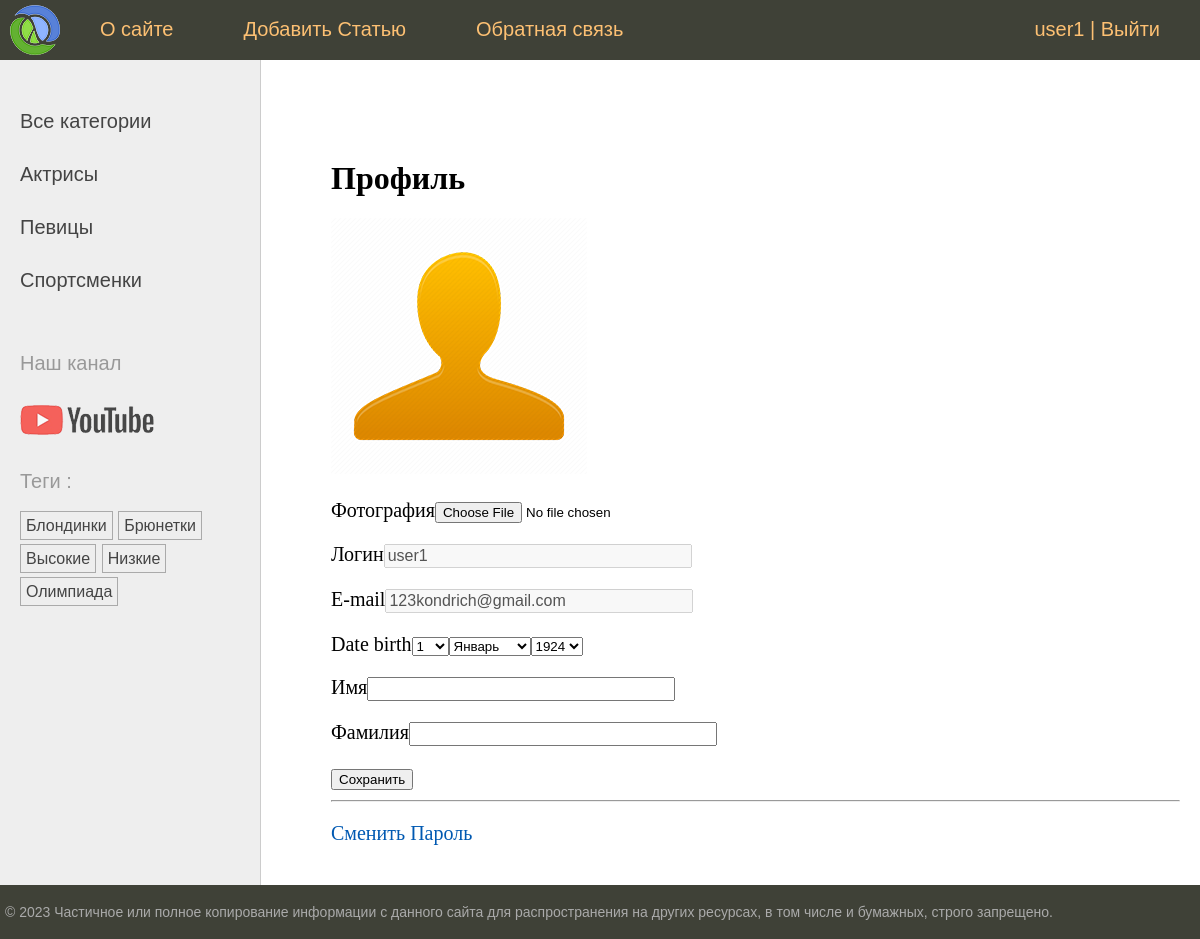
Before: /users/profile/ (signed in) with the older database file.
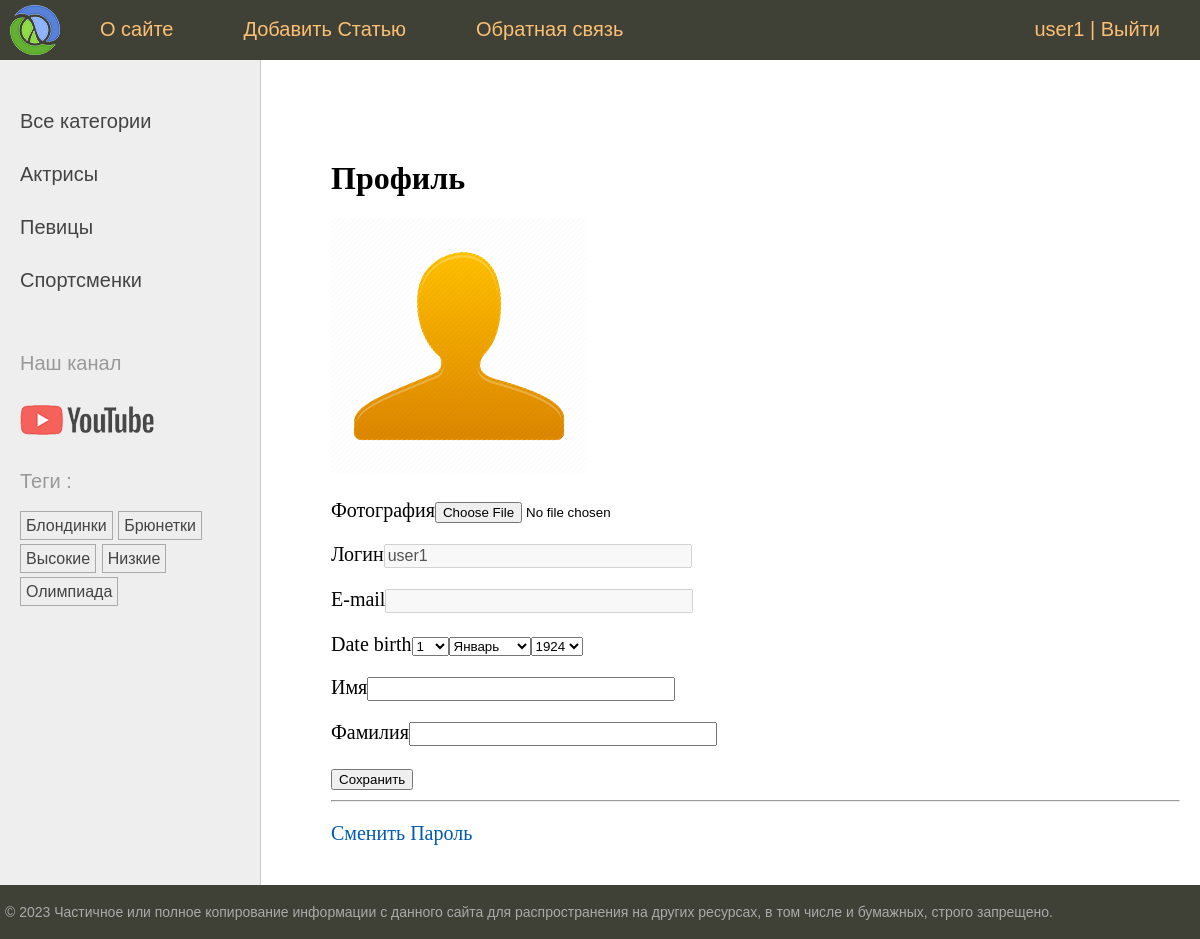
After: the same page with the newer database file.
### users/models.py (models this page shows)
class User(AbstractUser):
    photo = models.ImageField(
        upload_to="users/%Y/%m/%d", blank=True, null=True, verbose_name="Фотография"
    )
    date_birth = models.DateTimeField(
        blank=True, null=True, verbose_name="Дата Рождения"
    )

### users/views.py (the view, shortened to what this page needs)
# urls.py: path("profile/", views.ProfileUser.as_view(), name="profile"),
class ProfileUser(LoginRequiredMixin, UpdateView):
    model = get_user_model()
    form_class = ProfileUserForm
    template_name = "users/profile.html"
    extra_context = {
        "title": "Профиль Пользователя",
        "default_image": settings.DEFAULT_AUTO_IMAGE,
    }
    def get_object(self, queryset=None):
        return self.request.user

### users/forms.py
class ProfileUserForm(forms.ModelForm):
    username = forms.CharField(
        disabled=True,
        label="Логин",
        widget=forms.TextInput(attrs={"class": "form-input"}),
    )
    email = forms.CharField(
        disabled=True,
        label="E-mail",
        widget=forms.TextInput(attrs={"class": "form-input"}),
    )
    this_year = datetime.date.today().year
    date_birth = forms.DateField(
        widget=forms.SelectDateWidget(
            years=tuple(range(this_year - 100, this_year - 5))
        )
    )
    class Meta:
        model = get_user_model()
        fields = ["photo", "username", "email", "date_birth", "first_name", "last_name"]
        labels = {"first_name": "Имя", "last_name": "Фамилия"}
        widgets = {
            "first_name": forms.TextInput(attrs={"class": "form-input"}),
            "last_name": forms.TextInput(attrs={"class": "form-input"}),
        }

### users/context_processors.py (called while the page is built)
def get_women_context(request):
    return {"mainmenu": menu}

### women/models.py (called while the page is built)
    def get_absolute_url(self):
        return reverse("category", kwargs={"cat_slug": self.slug})

    def get_absolute_url(self):
        return reverse("tag", kwargs={"tag_slug": self.slug})

### users/templates/users/profile.html (shortened to what this page needs)
{% extends "base.html" %}
{% block content %}
<h1>Профиль</h1>
<form method="post" enctype="multipart/form-data">
    {% if user.photo %}
    <p><img src="{{ user.photo.url }}"></p>
    {% else %}
    <p><img src="{{ default_image }}" ></p>
    {% endif %}
    {% for f in form %}
    <p><label for="f.id_for_label">{{f.label}}</label>{{f}}</p>
    {% endfor %}
    <button type="submit">Сохранить</button>
</form>
<hr>
<p><a href="{% url 'users:password_change' %}">Сменить Пароль</a></p>
{% endblock %}

### templates/base.html (shortened to what this page needs)
{% load static %}
{% load women_tags%}
<!DOCTYPE html>
<html>
<head>
    <link type="text/css" href="{% static 'women/css/styles.css' %}" rel="stylesheet" />
</head>
<body>
    <table class="table-page" border="0" cellpadding="0" cellspacing="0">
        <tr>
            <td valign="top">
                {% block mainmenu %}
                <div class="header">
                    <ul id="mainmenu" class="mainmenu">
                        <li class="logo">
                            <a href="{% url 'home' %}">
                                <div class="logo"></div>
                            </a>
                        </li>
                        {% for m in mainmenu %}
                        <li><a href="{% url m.url_name %}">{{m.title}}</a></li>
                        {% endfor %}
                        {% if user.is_authenticated%}
                        <li class="last"><a href="{% url 'users:profile' %}">{{user.username}}</a> | <a href="{% url 'users:logout' %}">Выйти</a></li>
                        {% else %}
                        <li class="last"><a href="{% url 'users:login' %}">Войти</a> | <a
                                href="{% url 'users:register' %}">Регистрация</a></li>
                        {% endif %}
                    </ul>
                </div>
                {% endblock mainmenu %}
                <table class="table-content" border="0" cellpadding="0" cellspacing="0">
                    <tr>
                        <td valign="top" class="left-chapters">
                            <ul id="leftchapters">
                                {%if cat_selected == 0%}
                                <li class="selected">Все категории</li>
                                {%else%}
                                <li><a href="{% url 'home' %}">Все категории</a></li>
                                {%endif%}
                                {% show_categories cat_selected %}
                                <li class="share">
                                    <p>Наш канал</p>
                                    <a class="share-yt"
                                        href="https://www.youtube.com/channel/UClJzWfGWuGJL2t-3dYKcHTA/playlists"
                                        target="_blank" rel="nofollow"></a>
                                </li>
                                <li>{% show_all_tags %}</li>
                            </ul>
                        </td>
                        <td valign="top" class="content">
                            <div class="content-text">
                                {% block content %} {% endblock %}
                            </div>
                        </td>
                    </tr>
                </table>
            </td>
        </tr>
        <tr>
            <td valign="top">
                <div id="footer">
                    <p>
                        &copy; 2023 Частичное или полное копирование информации с данного
                        сайта для распространения на других ресурсах, в том числе и
                        бумажных, строго запрещено.
                    </p>
                </div>
            </td>
        </tr>
    </table>
</body>
</html>

Changed rows visible on the page:
changed User "user1": email "123kondrich@gmail.com" → (not shown)
